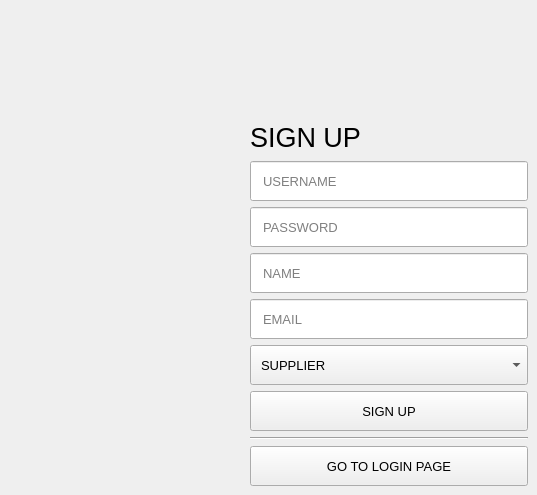
    <widget class="QWidget" name="page_6">
     <widget class="QWidget" name="verticalLayoutWidget_6">
      <property name="geometry">
       <rect>
        <x>250</x>
        <y>120</y>
        <width>278</width>
        <height>366</height>
       </rect>
      </property>
      <layout class="QVBoxLayout" name="verticalLayout_19">
       <item>
        <widget class="QLabel" name="label_28">
         <property name="font">
          <font>
           <pointsize>20</pointsize>
          </font>
         </property>
         <property name="text">
          <string>SIGN UP</string>
         </property>
        </widget>
       </item>
       <item>
        <widget class="QLineEdit" name="lineEdit_5">
         <property name="minimumSize">
          <size>
           <width>0</width>
           <height>40</height>
          </size>
         </property>
         <property name="font">
          <font>
           <pointsize>10</pointsize>
          </font>
         </property>
         <property name="styleSheet">
          <string notr="true">padding: 0px 10px</string>
         </property>
         <property name="inputMask">
          <string/>
         </property>
         <property name="text">
          <string/>
         </property>
         <property name="placeholderText">
          <string>USERNAME</string>
         </property>
        </widget>
       </item>
       <item>
        <widget class="QLineEdit" name="lineEdit_4">
         <property name="minimumSize">
          <size>
           <width>0</width>
           <height>40</height>
          </size>
         </property>
         <property name="font">
          <font>
           <pointsize>10</pointsize>
          </font>
         </property>
         <property name="autoFillBackground">
          <bool>false</bool>
         </property>
         <property name="styleSheet">
          <string notr="true">padding: 0px 10px</string>
         </property>
         <property name="inputMethodHints">
          <set>Qt::ImhHiddenText|Qt::ImhNoAutoUppercase|Qt::ImhNoPredictiveText|Qt::ImhSensitiveData</set>
         </property>
         <property name="inputMask">
          <string/>
         </property>
         <property name="echoMode">
          <enum>QLineEdit::Password</enum>
         </property>
         <property name="placeholderText">
          <string>PASSWORD</string>
         </property>
         <property name="clearButtonEnabled">
          <bool>false</bool>
         </property>
        </widget>
       </item>
       <item>
        <widget class="QLineEdit" name="lineEdit_3">
         <property name="minimumSize">
          <size>
           <width>0</width>
           <height>40</height>
          </size>
         </property>
         <property name="font">
          <font>
           <pointsize>10</pointsize>
          </font>
         </property>
         <property name="styleSheet">
          <string notr="true">padding: 0px 10px</string>
         </property>
         <property name="inputMask">
          <string/>
         </property>
         <property name="text">
          <string/>
         </property>
         <property name="placeholderText">
          <string>NAME</string>
         </property>
        </widget>
       </item>
       <item>
        <widget class="QLineEdit" name="lineEdit_6">
         <property name="minimumSize">
          <size>
           <width>0</width>
           <height>40</height>
          </size>
         </property>
         <property name="font">
          <font>
           <pointsize>10</pointsize>
          </font>
         </property>
         <property name="styleSheet">
          <string notr="true">padding: 0px 10px</string>
         </property>
         <property name="inputMask">
          <string/>
         </property>
         <property name="text">
          <string/>
         </property>
         <property name="placeholderText">
          <string>EMAIL</string>
         </property>
        </widget>
       </item>
       <item>
        <widget class="QComboBox" name="comboBox_2">
         <property name="minimumSize">
          <size>
           <width>0</width>
           <height>40</height>
          </size>
         </property>
         <property name="font">
          <font>
           <pointsize>10</pointsize>
          </font>
         </property>
         <property name="styleSheet">
          <string notr="true">padding-left: 10px</string>
         </property>
         <item>
          <property name="text">
           <string>SUPPLIER</string>
          </property>
         </item>
         <item>
          <property name="text">
           <string>RETAILER</string>
          </property>
         </item>
        </widget>
       </item>
       <item>
        <widget class="QPushButton" name="pushButton_22">
         <property name="minimumSize">
          <size>
           <width>0</width>
           <height>40</height>
          </size>
         </property>
         <property name="font">
          <font>
           <pointsize>10</pointsize>
          </font>
         </property>
         <property name="text">
          <string>SIGN UP</string>
         </property>
        </widget>
       </item>
       <item>
        <widget class="Line" name="line_3">
         <property name="orientation">
          <enum>Qt::Horizontal</enum>
         </property>
        </widget>
       </item>
       <item>
        <widget class="QPushButton" name="pushButton_17">
         <property name="minimumSize">
          <size>
           <width>0</width>
           <height>40</height>
          </size>
         </property>
         <property name="font">
          <font>
           <pointsize>10</pointsize>
          </font>
         </property>
         <property name="text">
          <string>GO TO LOGIN PAGE</string>
         </property>
        </widget>
       </item>
      </layout>
     </widget>
    </widget>
